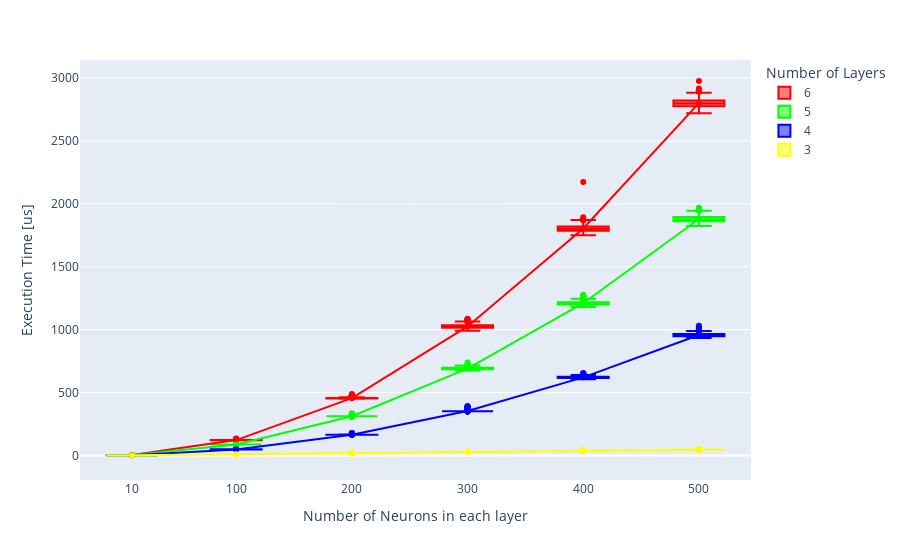

This figure's notebook cell:
### Code cell
color_map = {6: 'rgb(255,0,0)', 5: 'rgb(0,255,0)', 4: 'rgb(0,0,255)', 3: 'rgb(255,255,0)'}

fig = px.box(df, x="num_neurons", y="measurement", color="num_layers",boxmode = 'overlay', color_discrete_map=color_map)
fig.update_layout(xaxis_title="Number of Neurons in each layer", yaxis_title="Execution Time [us]", legend_title = 'Number of Layers')
fig.update_layout(
    xaxis = dict(
        tickmode = 'array',
        tickvals = num_neurons
    )
)

for i in num_layers:
    mean = []
    for j in num_neurons:
        mean.append(df.loc[(df['num_layers'] == i) & (df['num_neurons'] == j)]['measurement'].mean())
    fig.add_trace(go.Scatter(x=num_neurons, y=mean, showlegend=False,  marker_color=color_map[i] ))
fig.show()

### Figure 1 — Plotly figure (JSON) as saved in the notebook; plotly's stock layout.template omitted (floating-point values rounded to 4 significant figures; data arrays with more than 128 entries replaced by an {"elided": "..."} marker saying what was removed)
{"data": [{"alignmentgroup": "True", "hovertemplate": "num_layers=6<br>num_neurons=%{x}<br>measurement=%{y}<extra></extra>", "legendgroup": "6", "marker": {"color": "rgb(255,0,0)"}, "name": "6", "notched": false, "offsetgroup": "6", "orientation": "v", "showlegend": true, "type": "box", "x": {"elided": "6000 int values"}, "x0": " ", "xaxis": "x", "y": {"elided": "6000 int values"}, "y0": " ", "yaxis": "y"}, {"alignmentgroup": "True", "hovertemplate": "num_layers=5<br>num_neurons=%{x}<br>measurement=%{y}<extra></extra>", "legendgroup": "5", "marker": {"color": "rgb(0,255,0)"}, "name": "5", "notched": false, "offsetgroup": "5", "orientation": "v", "showlegend": true, "type": "box", "x": {"elided": "6000 int values"}, "x0": " ", "xaxis": "x", "y": {"elided": "6000 int values"}, "y0": " ", "yaxis": "y"}, {"alignmentgroup": "True", "hovertemplate": "num_layers=4<br>num_neurons=%{x}<br>measurement=%{y}<extra></extra>", "legendgroup": "4", "marker": {"color": "rgb(0,0,255)"}, "name": "4", "notched": false, "offsetgroup": "4", "orientation": "v", "showlegend": true, "type": "box", "x": {"elided": "6000 int values"}, "x0": " ", "xaxis": "x", "y": {"elided": "6000 int values"}, "y0": " ", "yaxis": "y"}, {"alignmentgroup": "True", "hovertemplate": "num_layers=3<br>num_neurons=%{x}<br>measurement=%{y}<extra></extra>", "legendgroup": "3", "marker": {"color": "rgb(255,255,0)"}, "name": "3", "notched": false, "offsetgroup": "3", "orientation": "v", "showlegend": true, "type": "box", "x": {"elided": "6000 int values"}, "x0": " ", "xaxis": "x", "y": {"elided": "6000 int values"}, "y0": " ", "yaxis": "y"}, {"marker": {"color": "rgb(255,0,0)"}, "showlegend": false, "type": "scatter", "x": [500, 400, 300, 200, 100, 10], "y": [2801.0, 1804.0, 1025.0, 454.7, 121.7, 3]}, {"marker": {"color": "rgb(0,255,0)"}, "showlegend": false, "type": "scatter", "x": [500, 400, 300, 200, 100, 10], "y": [1880.0, 1210.0, 690.4, 311.4, 86.08, 2.71]}, {"marker": {"color": "rgb(0,0,255)"}, "showlegend": false, "type": "scatter", "x": [500, 400, 300, 200, 100, 10], "y": [956.8, 620.3, 352.2, 164.4, 47.39, 2]}, {"marker": {"color": "rgb(255,255,0)"}, "showlegend": false, "type": "scatter", "x": [500, 400, 300, 200, 100, 10], "y": [44.01, 35.03, 26.28, 18.0, 9, 1.01]}], "layout": {"boxmode": "overlay", "legend": {"title": {"text": "Number of Layers"}, "tracegroupgap": 0}, "margin": {"t": 60}, "xaxis": {"anchor": "y", "domain": [0, 1], "tickmode": "array", "tickvals": [500, 400, 300, 200, 100, 10], "title": {"text": "Number of Neurons in each layer"}}, "yaxis": {"anchor": "x", "domain": [0, 1], "title": {"text": "Execution Time [us]"}}}}
